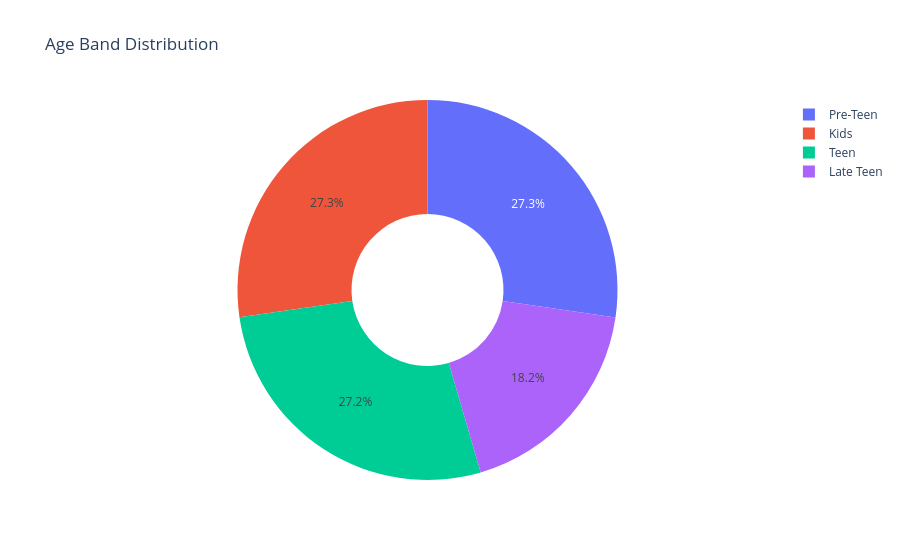

The code cell stored with this chart in its notebook:
### Markdown cell above
**Age Band Distribution**

### Code cell
fig = px.pie(df,
             names="Age_Band",
             hole=0.4,
             title="Age Band Distribution")

fig.show()

### Figure 1 — Plotly figure (JSON) as saved in the notebook; plotly's stock layout.template omitted (floating-point values rounded to 4 significant figures; data arrays with more than 128 entries replaced by an {"elided": "..."} marker saying what was removed)
{"data": [{"domain": {"x": [0, 1], "y": [0, 1]}, "hole": 0.4, "hovertemplate": "Age_Band=%{label}<extra></extra>", "labels": {"elided": "9668 str values"}, "legendgroup": "", "name": "", "showlegend": true, "type": "pie"}], "layout": {"autosize": true, "legend": {"tracegroupgap": 0}, "title": {"text": "Age Band Distribution"}}}
